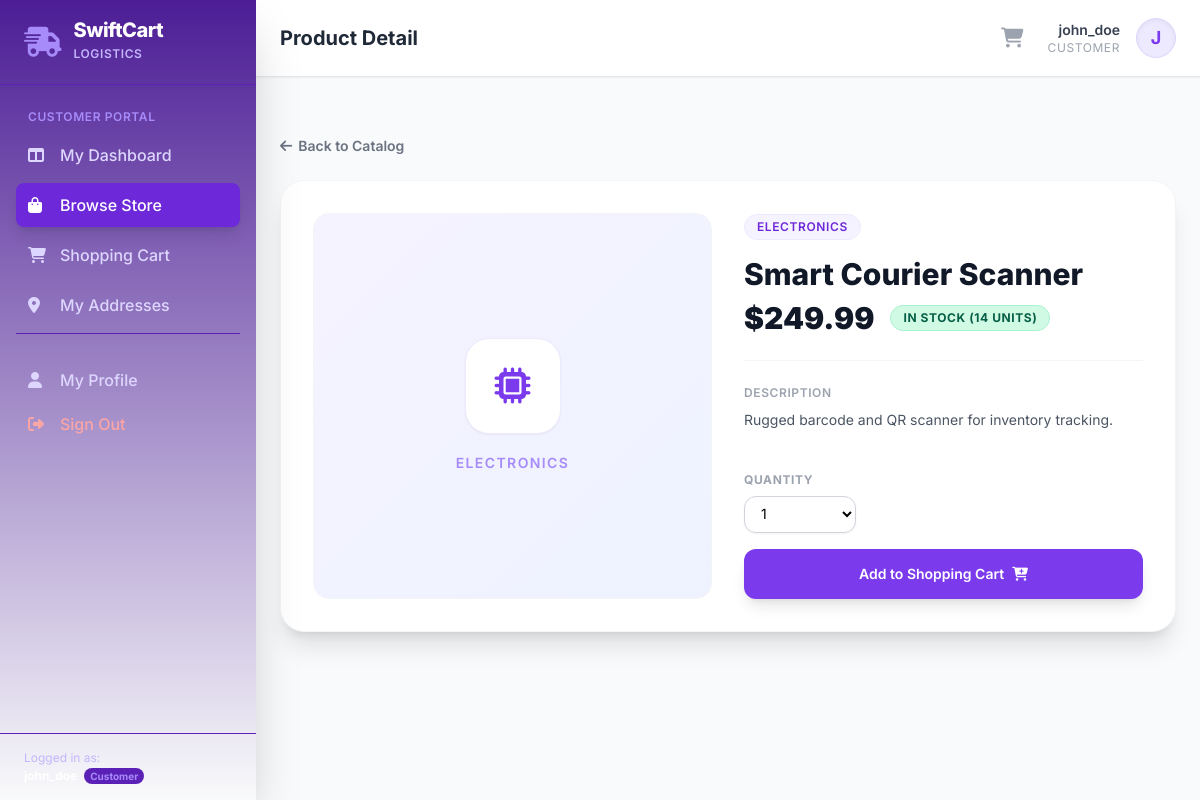
/products/6/ (signed in), run on the app's committed database.
### accounts/models.py (models this page shows, shortened)
class User(AbstractUser):
    class Role(models.TextChoices):
        ADMIN = 'ADMIN', 'Admin/Warehouse'
        CUSTOMER = 'CUSTOMER', 'Customer'
        RIDER = 'RIDER', 'Rider'
    role = models.CharField(
        max_length=20,
        choices=Role.choices,
        default=Role.CUSTOMER
    )
    def is_admin(self):
        return self.role == self.Role.ADMIN or self.is_superuser
    def is_customer(self):
        return self.role == self.Role.CUSTOMER

### products/models.py (models this page shows, shortened)
class Product(models.Model):
    category = models.ForeignKey(Category, on_delete=models.CASCADE, related_name='products')
    name = models.CharField(max_length=200)
    description = models.TextField()
    price = models.DecimalField(max_digits=10, decimal_places=2)
    stock_quantity = models.PositiveIntegerField(default=0)
    image = models.ImageField(upload_to='products/', blank=True, null=True)
    is_active = models.BooleanField(default=True)
    created_at = models.DateTimeField(auto_now_add=True)
    updated_at = models.DateTimeField(auto_now=True)
    def is_low_stock(self):
        return self.stock_quantity <= 5

class Category(models.Model):
    name = models.CharField(max_length=100, unique=True)
    slug = models.SlugField(max_length=100, unique=True, blank=True)
    description = models.TextField(blank=True)
    class Meta:
        verbose_name_plural = "Categories"

### products/views.py (the view)
# urls.py: path('<int:pk>/', views.product_detail_view, name='product_detail'),
def product_detail_view(request, pk):
    product = get_object_or_404(Product, pk=pk, is_active=True)
    return render(request, 'products/product_detail.html', {'product': product})

### templates/products/product_detail.html (shortened to what this page needs)
{% extends 'base.html' %}
{% block page_title %}Product Detail{% endblock %}
{% block content %}
<div class="max-w-5xl mx-auto py-8">
    <a href="{% url 'product_list' %}" class="inline-flex items-center space-x-1.5 text-sm font-semibold text-gray-500 hover:text-brand-600 transition mb-6">
        <i class="fa-solid fa-arrow-left"></i>
        <span>Back to Catalog</span>
    </a>
    <div class="bg-white rounded-3xl border border-gray-100 shadow-xl overflow-hidden grid grid-cols-1 md:grid-cols-2 gap-8 p-8">
        <div class="rounded-2xl bg-gradient-to-br from-brand-50 to-indigo-50 border border-gray-100 flex items-center justify-center min-h-[300px]">
            {% if product.image %}
                <img src="{{ product.image.url }}" alt="{{ product.name }}" class="w-full h-full object-cover rounded-2xl">
            {% else %}
                <div class="text-center p-8">
                    <div class="w-24 h-24 bg-white rounded-3xl flex items-center justify-center text-brand-600 text-4xl mx-auto shadow-sm border border-brand-100 mb-4">
                        {% if product.category.name == 'Electronics' %}
                            <i class="fa-solid fa-microchip"></i>
                        {% elif product.category.name == 'Groceries' %}
                            <i class="fa-solid fa-basket-shopping"></i>
                        {% else %}
                            <i class="fa-solid fa-box-open"></i>
                        {% endif %}
                    </div>
                    <span class="text-sm font-semibold text-brand-400 uppercase tracking-widest">{{ product.category.name }}</span>
                </div>
            {% endif %}
        </div>
        <div class="flex flex-col justify-between">
            <div>
                <span class="inline-block px-3 py-1 bg-brand-50 text-brand-700 text-xs font-semibold rounded-full uppercase tracking-wider mb-4 border border-brand-100">
                    {{ product.category.name }}
                </span>
                <h1 class="text-3xl font-extrabold text-gray-900 mb-2">{{ product.name }}</h1>
                <div class="flex items-center space-x-4 mb-6">
                    <span class="text-3xl font-black text-gray-900">${{ product.price }}</span>
                    {% if product.stock_quantity == 0 %}
                        <span class="bg-rose-100 text-rose-800 text-xs font-bold px-3 py-1 rounded-full uppercase tracking-wider border border-rose-200">Out of Stock</span>
                    {% elif product.is_low_stock %}
                        <span class="bg-amber-100 text-amber-800 text-xs font-bold px-3 py-1 rounded-full uppercase tracking-wider border border-amber-200">Low Stock ({{ product.stock_quantity }} units left)</span>
                    {% else %}
                        <span class="bg-emerald-100 text-emerald-800 text-xs font-bold px-3 py-1 rounded-full uppercase tracking-wider border border-emerald-200">In Stock ({{ product.stock_quantity }} units)</span>
                    {% endif %}
                </div>
                <hr class="border-gray-100 my-6">
                <h3 class="text-xs font-semibold text-gray-400 uppercase tracking-wider mb-2">Description</h3>
                <p class="text-gray-600 text-sm leading-relaxed mb-6">
                    {{ product.description }}
                </p>
            </div>
            <div>
                {% if user.is_authenticated and user.is_customer %}
                    {% if product.stock_quantity > 0 %}
                        <form method="POST" action="{% url 'add_to_cart' product.id %}" class="space-y-4">
                            <div>
                                <label for="quantity" class="block text-xs font-bold text-gray-400 uppercase tracking-wider mb-2">Quantity</label>
                                <select id="quantity" name="quantity" class="block w-28 py-2 px-3 border border-gray-300 bg-white rounded-xl shadow-sm focus:outline-none focus:ring-brand-500 focus:border-brand-500 sm:text-sm">
                                    {% for i in "x"|rjust:product.stock_quantity %}
                                        <option value="{{ forloop.counter }}">{{ forloop.counter }}</option>
                                    {% endfor %}
                                </select>
                            </div>
                            <button type="submit" class="w-full flex justify-center py-3.5 px-4 border border-transparent rounded-xl shadow-lg text-sm font-semibold text-white bg-brand-600 hover:bg-brand-700 focus:outline-none focus:ring-2 focus:ring-offset-2 focus:ring-brand-500 transition duration-150 transform hover:-translate-y-0.5">
                                Add to Shopping Cart <i class="fa-solid fa-cart-plus ml-2 self-center"></i>
                            </button>
                        </form>
                    {% else %}
                        <button class="w-full py-3.5 bg-gray-150 text-gray-400 font-semibold rounded-xl text-sm cursor-not-allowed" disabled>
                            Currently Out Of Stock
                        </button>
                    {% endif %}
                {% endif %}
            </div>
        </div>
    </div>
</div>
{% endblock %}

### templates/base.html (shortened to what this page needs)
<!DOCTYPE html>
<html lang="en" class="h-full bg-gray-50">
<head>
    <script src="https://cdn.tailwindcss.com"></script>
    <link rel="stylesheet" href="https://cdnjs.cloudflare.com/ajax/libs/font-awesome/6.4.0/css/all.min.css">
</head>
<body class="h-full flex flex-col md:flex-row overflow-hidden">
    <aside id="sidebar" class="fixed inset-y-0 left-0 transform -translate-x-full md:relative md:translate-x-0 transition-transform duration-300 ease-in-out bg-gradient-to-b from-brand-900 to-brand-850 text-white w-64 flex flex-col z-40 h-full shadow-2xl">
        <div class="hidden md:flex items-center space-x-3 px-6 py-5 border-b border-brand-800">
            <i class="fa-solid fa-truck-fast text-brand-400 text-3xl animate-bounce-slow"></i>
            <div>
                <h1 class="font-extrabold text-xl tracking-tight leading-none text-white">SwiftCart</h1>
                <span class="text-xs text-brand-300 font-semibold tracking-wider uppercase">Logistics</span>
            </div>
        </div>
        <nav class="flex-1 px-4 py-6 space-y-1.5 overflow-y-auto">
            {% if user.is_authenticated %}
                {% if user.is_admin %}
                    <div class="text-xs font-semibold text-brand-400 uppercase px-3 mb-2 tracking-wider">Warehouse Management</div>
                    <a href="{% url 'admin_dashboard' %}" class="flex items-center space-x-3 px-3 py-2.5 rounded-lg font-medium transition duration-200 hover:bg-brand-800 {% if request.resolver_match.url_name == 'admin_dashboard' %}bg-brand-700 text-white shadow-lg{% else %}text-brand-200{% endif %}">
                        <i class="fa-solid fa-chart-line w-5"></i>
                        <span>Dashboard</span>
                    </a>
                    <a href="{% url 'admin_products' %}" class="flex items-center space-x-3 px-3 py-2.5 rounded-lg font-medium transition duration-200 hover:bg-brand-800 {% if request.resolver_match.url_name == 'admin_products' or 'product' in request.resolver_match.url_name %}bg-brand-700 text-white shadow-lg{% else %}text-brand-200{% endif %}">
                        <i class="fa-solid fa-boxes-stacked w-5"></i>
                        <span>Products</span>
                    </a>
                    <a href="{% url 'admin_orders' %}" class="flex items-center space-x-3 px-3 py-2.5 rounded-lg font-medium transition duration-200 hover:bg-brand-800 {% if request.resolver_match.url_name == 'admin_orders' %}bg-brand-700 text-white shadow-lg{% else %}text-brand-200{% endif %}">
                        <i class="fa-solid fa-list-check w-5"></i>
                        <span>Orders</span>
                    </a>
                    <a href="{% url 'admin_riders' %}" class="flex items-center space-x-3 px-3 py-2.5 rounded-lg font-medium transition duration-200 hover:bg-brand-800 {% if request.resolver_match.url_name == 'admin_riders' %}bg-brand-700 text-white shadow-lg{% else %}text-brand-200{% endif %}">
                        <i class="fa-solid fa-motorcycle w-5"></i>
                        <span>Riders</span>
                    </a>
                    <a href="{% url 'admin_customers' %}" class="flex items-center space-x-3 px-3 py-2.5 rounded-lg font-medium transition duration-200 hover:bg-brand-800 {% if request.resolver_match.url_name == 'admin_customers' %}bg-brand-700 text-white shadow-lg{% else %}text-brand-200{% endif %}">
                        <i class="fa-solid fa-users w-5"></i>
                        <span>Customers</span>
                    </a>
                {% elif user.is_customer %}
                    <div class="text-xs font-semibold text-brand-400 uppercase px-3 mb-2 tracking-wider">Customer Portal</div>
                    <a href="{% url 'customer_dashboard' %}" class="flex items-center space-x-3 px-3 py-2.5 rounded-lg font-medium transition duration-200 hover:bg-brand-800 {% if request.resolver_match.url_name == 'customer_dashboard' %}bg-brand-700 text-white shadow-lg{% else %}text-brand-200{% endif %}">
                        <i class="fa-solid fa-table-columns w-5"></i>
                        <span>My Dashboard</span>
                    </a>
                    <a href="{% url 'product_list' %}" class="flex items-center space-x-3 px-3 py-2.5 rounded-lg font-medium transition duration-200 hover:bg-brand-800 {% if request.resolver_match.url_name == 'product_list' or 'product_detail' in request.resolver_match.url_name %}bg-brand-700 text-white shadow-lg{% else %}text-brand-200{% endif %}">
                        <i class="fa-solid fa-bag-shopping w-5"></i>
                        <span>Browse Store</span>
                    </a>
                    <a href="{% url 'cart' %}" class="flex items-center space-x-3 px-3 py-2.5 rounded-lg font-medium transition duration-200 hover:bg-brand-800 {% if request.resolver_match.url_name == 'cart' %}bg-brand-700 text-white shadow-lg{% else %}text-brand-200{% endif %}">
                        <i class="fa-solid fa-cart-shopping w-5"></i>
                        <span>Shopping Cart</span>
                    </a>
                    <a href="{% url 'address_list' %}" class="flex items-center space-x-3 px-3 py-2.5 rounded-lg font-medium transition duration-200 hover:bg-brand-800 {% if request.resolver_match.url_name == 'address_list' %}bg-brand-700 text-white shadow-lg{% else %}text-brand-200{% endif %}">
                        <i class="fa-solid fa-location-dot w-5"></i>
                        <span>My Addresses</span>
                    </a>
                {% endif %}
                <div class="pt-6 border-t border-brand-800 mt-6">
                    <a href="{% url 'profile' %}" class="flex items-center space-x-3 px-3 py-2.5 rounded-lg font-medium transition duration-200 hover:bg-brand-800 {% if request.resolver_match.url_name == 'profile' %}bg-brand-700 text-white shadow-lg{% else %}text-brand-200{% endif %}">
                        <i class="fa-solid fa-user w-5"></i>
                        <span>My Profile</span>
                    </a>
                    <a href="{% url 'logout' %}" class="flex items-center space-x-3 px-3 py-2.5 rounded-lg font-medium transition duration-200 text-red-300 hover:bg-red-950/40">
                        <i class="fa-solid fa-right-from-bracket w-5"></i>
                        <span>Sign Out</span>
                    </a>
                </div>
            {% endif %}
        </nav>
        <div class="px-6 py-4 border-t border-brand-800 text-xs text-brand-300">
            <span>Logged in as:</span>
            <div class="font-bold text-white truncate mt-0.5">
                {% if user.is_authenticated %}
                    <span class="text-[10px] text-brand-400 bg-brand-800 px-1.5 py-0.5 rounded-full ml-1">
                        {{ user.get_role_display }}
                    </span>
                {% else %}
                    Guest
                {% endif %}
            </div>
        </div>
    </aside>
    <main class="flex-1 flex flex-col overflow-hidden min-h-screen">
        <header class="bg-white border-b border-gray-200 px-6 py-4 flex items-center justify-between shadow-sm z-30">
            <div>
                <h2 class="text-xl font-bold text-gray-800 capitalize">
                    {% block page_title %}Dashboard{% endblock %}
                </h2>
            </div>
            <div class="flex items-center space-x-4">
                {% if user.is_authenticated %}
                    {% if user.is_customer %}
                        <a href="{% url 'cart' %}" class="relative p-2 text-gray-400 hover:text-brand-600 transition">
                            <i class="fa-solid fa-cart-shopping text-xl"></i>
                        </a>
                    {% endif %}
                    <div class="hidden sm:flex flex-col text-right">
                        <span class="text-sm font-semibold text-gray-700">{{ user.get_full_name|default:user.username }}</span>
                        <span class="text-xs text-gray-400 uppercase tracking-wider">{{ user.get_role_display }}</span>
                    </div>
                    <a href="{% url 'profile' %}" class="w-10 h-10 rounded-full bg-brand-100 border border-brand-200 text-brand-600 flex items-center justify-center font-bold text-lg shadow-inner hover:bg-brand-200 transition">
                        {{ user.username|slice:":1"|upper }}
                    </a>
                {% else %}
                    <a href="{% url 'login' %}" class="text-sm font-semibold text-brand-600 hover:text-brand-800 transition">Sign In</a>
                    <a href="{% url 'register_customer' %}" class="px-4 py-2 bg-brand-600 hover:bg-brand-700 text-white text-sm font-semibold rounded-lg shadow-md transition">Register</a>
                {% endif %}
            </div>
        </header>
        <section class="flex-1 overflow-y-auto p-6 bg-slate-50">
            {% block content %}{% endblock %}
        </section>
    </main>
</body>
</html>

### templates/base.html (style rules this page uses)
body { font-family: 'Inter', sans-serif; }

### data on the page
User: role "Customer", get_full_name "john_doe", role "CUSTOMER", username "J"
Product: category.name "ELECTRONICS", name "Smart Courier Scanner", price "249.99", stock_quantity "14", description "Rugged barcode and QR scanner for inventory tracking.", quantity "1"
